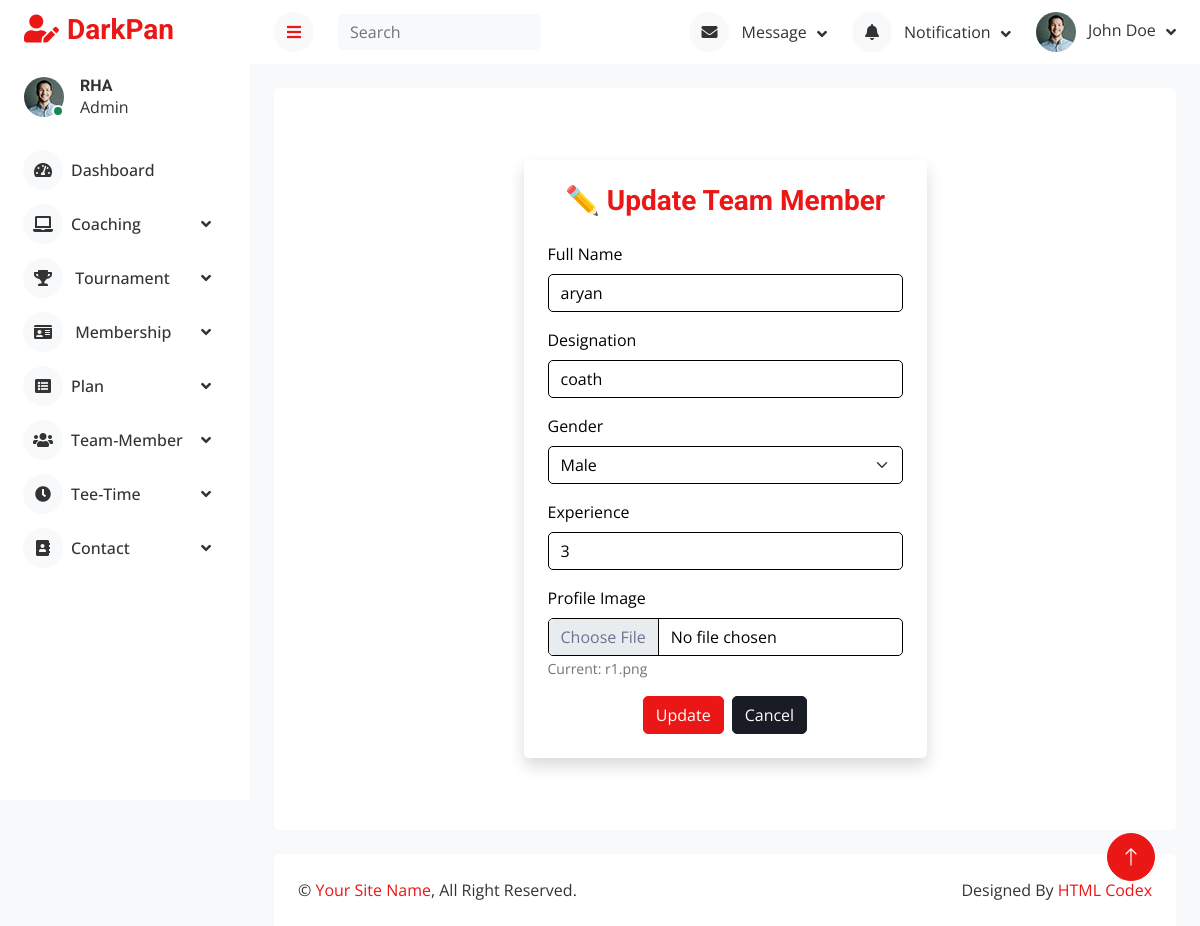
The app's page /admin/teammem_up.php?id=3 with its own data.
### tables this page shows
CREATE TABLE `team` (
  `id` int(50) NOT NULL,
  `name` varchar(25) NOT NULL,
  `designation` varchar(25) NOT NULL,
  `gender` varchar(10) NOT NULL,
  `experience` int(2) NOT NULL,
  `image` varchar(50) NOT NULL
);

### admin/teammem_up.php (the view, shortened to what this page needs)
<?php
    include "lib/db.php";
    $id=$_GET['id'];
    $stmt = $con->prepare("SELECT * FROM `team` WHERE id=?");
    $stmt->bind_param("i", $id);
    $stmt->execute();
    $result = $stmt->get_result();
    $row = $result->fetch_assoc();
?>
<!DOCTYPE html>
<html lang="en">
<head>
    <link href="https://cdnjs.cloudflare.com/ajax/libs/font-awesome/5.10.0/css/all.min.css" rel="stylesheet">
    <link href="https://cdn.jsdelivr.net/npm/bootstrap-icons@1.4.1/font/bootstrap-icons.css" rel="stylesheet">
    <link href="lib/owlcarousel/assets/owl.carousel.min.css" rel="stylesheet">
    <link href="lib/tempusdominus/css/tempusdominus-bootstrap-4.min.css" rel="stylesheet" />
    <link href="css/bootstrap.min.css" rel="stylesheet">
    <link href="css/style.css" rel="stylesheet">
</head>
<body>
    <div class="container-fluid position-relative d-flex p-0">
        <?php include "sidebar.php"; ?>
        <div class="content">
            <?php include "header.php"; ?>
            <div class="container-fluid pt-4 px-4">
                <div class="bg-secondary text-center rounded p-4">
                    <div class="container py-5 w-50">
                        <div class="card shadow p-4 border-0 bg-white">
                            <h3 class="mb-4 text-primary">✏️ Update Team Member</h3>
                            <form method="post" enctype="multipart/form-data">
                                <div class="row g-3">
                                    <div class="col-md-12 text-start">
                                        <label class="form-label text-dark">Full Name</label>
                                        <input type="text" name="name" class="form-control bg-white text-dark border" value="<?php echo $row['name']?>" required>
                                    </div>
                                    <div class="col-md-12 text-start">
                                        <label class="form-label text-dark">Designation</label>
                                        <input type="text" name="designation" class="form-control bg-white text-dark border" value="<?php echo $row['designation']?>" required>
                                    </div>
                                    <div class="col-md-12 text-start">
                                        <label class="form-label text-dark">Gender</label>
                                        <select name="gender" class="form-select bg-white text-dark border" required>
                                            <option value="Male" <?php if($row['gender']=='Male') echo 'selected'; ?>>Male</option>
                                        </select>
                                    </div>
                                    <div class="col-md-12 text-start">
                                        <label class="form-label text-dark">Experience</label>
                                        <input type="text" name="experience" value="<?php echo $row['experience']?>" class="form-control bg-white text-dark border" required>
                                    </div>
                                    <div class="col-md-12 text-start">
                                        <label class="form-label text-dark">Profile Image</label>
                                        <input type="file" name="image" class="form-control bg-white text-dark border" accept="image/*">
                                        <small class="text-muted">Current: <?php echo $row['image']; ?></small>
                                    </div>
                                    <div class="col-12 d-flex justify-content-center gap-2 mt-3">
                                        <input type="submit" name="submit" class="btn btn-primary" value="Update">
                                        <a href="membershow.php" class="btn btn-secondary">Cancel</a>
                                    </div>
                                </div>
                            </form>
                        </div>
                    </div>
                </div>
            </div>
            <div class="container-fluid pt-4 px-4">
                <div class="bg-secondary rounded-top p-4">
                    <div class="row">
                        <div class="col-12 col-sm-6 text-center text-sm-start">
                            &copy; <a href="#">Your Site Name</a>, All Right Reserved.
                        </div>
                        <div class="col-12 col-sm-6 text-center text-sm-end">
                            Designed By <a href="https://htmlcodex.com">HTML Codex</a>
                        </div>
                    </div>
                </div>
            </div>
        </div>
        <a href="#" class="btn btn-lg btn-primary btn-lg-square back-to-top"><i class="bi bi-arrow-up"></i></a>
    </div>
</body>
</html>

### admin/css/style.css (style rules this page uses)
:root { --primary: #0d6efd; --secondary: #ffffff; --light: #6c757d; --dark: #f8f9fa; --text-color: #333333; }
body { color: var(--text-color); background-color: var(--dark); }
.bg-secondary { background-color: var(--secondary) !important; }
.back-to-top { position: fixed; display: none; right: 45px; bottom: 45px; z-index: 99; }
.btn { transition: .5s; }
.btn-lg-square { width: 48px; height: 48px; }
.btn-square, .btn-sm-square, .btn-lg-square { padding: 0; display: inline-flex; align-items: center; justify-content: center; font-weight: normal; border-radius: 50px; }
.content { margin-left: 250px; min-height: 100vh; background: var(--dark); transition: 0.5s; }
@media (min-width: 992px) { .content { width: calc(100% - 250px); } }

### records on screen
team: name "aryan", designation "coath", gender "Male", experience "3", image "r1.png"
